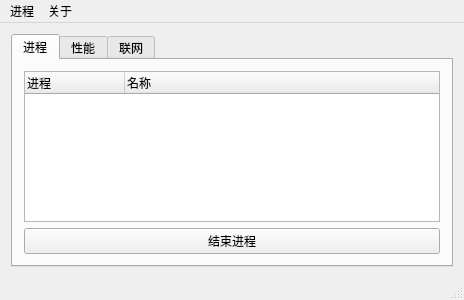
<?xml version="1.0" encoding="UTF-8"?>
<ui version="4.0">
 <class>MainWindow</class>
 <widget class="QMainWindow" name="MainWindow">
  <property name="geometry">
   <rect>
    <x>0</x>
    <y>0</y>
    <width>464</width>
    <height>300</height>
   </rect>
  </property>
  <property name="windowTitle">
   <string>任务管理器1.0</string>
  </property>
  <widget class="QWidget" name="centralWidget">
   <layout class="QVBoxLayout" name="verticalLayout">
    <item>
     <widget class="QTabWidget" name="tabWidget">
      <property name="currentIndex">
       <number>0</number>
      </property>
      <widget class="QWidget" name="tab">
       <attribute name="title">
        <string>进程</string>
       </attribute>
       <layout class="QGridLayout" name="gridLayout">
        <item row="1" column="0">
         <widget class="QPushButton" name="pushButton">
          <property name="text">
           <string>结束进程</string>
          </property>
         </widget>
        </item>
        <item row="0" column="0">
         <widget class="QTreeWidget" name="treeWidget">
          <column>
           <property name="text">
            <string>进程</string>
           </property>
          </column>
          <column>
           <property name="text">
            <string>名称</string>
           </property>
          </column>
         </widget>
        </item>
       </layout>
      </widget>
      <widget class="QWidget" name="tab_2">
       <attribute name="title">
        <string>性能</string>
       </attribute>
      </widget>
      <widget class="QWidget" name="tab_3">
       <attribute name="title">
        <string>联网</string>
       </attribute>
      </widget>
     </widget>
    </item>
   </layout>
  </widget>
  <widget class="QMenuBar" name="menuBar">
   <property name="geometry">
    <rect>
     <x>0</x>
     <y>0</y>
     <width>464</width>
     <height>24</height>
    </rect>
   </property>
   <widget class="QMenu" name="menuSadf">
    <property name="title">
     <string>进程</string>
    </property>
    <addaction name="actionAsdf"/>
    <addaction name="action"/>
   </widget>
   <widget class="QMenu" name="menu">
    <property name="title">
     <string>关于</string>
    </property>
    <addaction name="action_2"/>
    <addaction name="action_3"/>
   </widget>
   <addaction name="menuSadf"/>
   <addaction name="menu"/>
  </widget>
  <widget class="QStatusBar" name="statusBar"/>
  <action name="actionAsdf">
   <property name="text">
    <string>新建进程</string>
   </property>
  </action>
  <action name="action">
   <property name="text">
    <string>退出</string>
   </property>
  </action>
  <action name="action_2">
   <property name="text">
    <string>关于</string>
   </property>
  </action>
  <action name="action_3">
   <property name="text">
    <string>帮助</string>
   </property>
  </action>
 </widget>
 <layoutdefault spacing="6" margin="11"/>
 <resources/>
 <connections/>
</ui>
